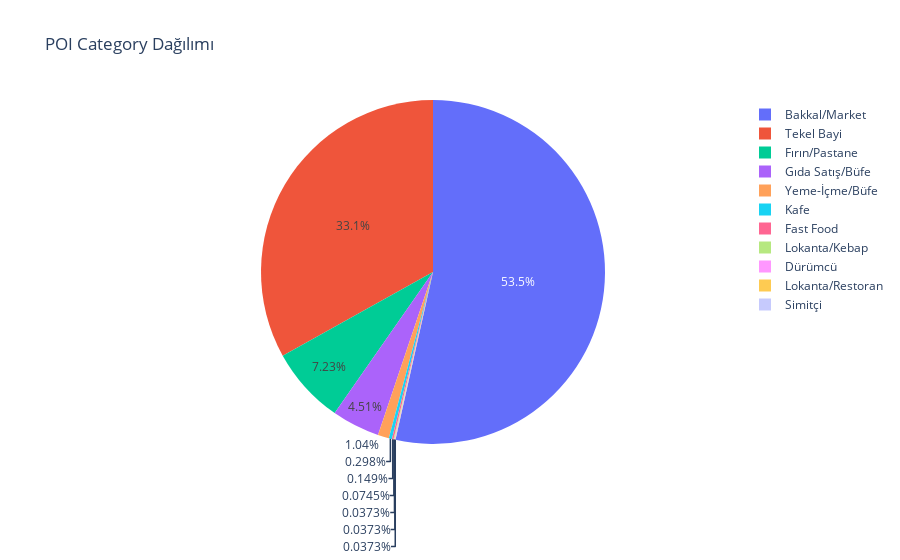

The code cell stored with this chart in its notebook:
### Code cell
pie=cluster_0.groupby('poi_category').size().reset_index()
pie.columns=['poi_category','value']
px.pie(pie,values='value',names='poi_category', title='POI Category Dağılımı')

### Figure 1 — Plotly figure (JSON) as saved in the notebook; plotly's stock layout.template omitted (floating-point values rounded to 4 significant figures)
{"data": [{"domain": {"x": [0, 1], "y": [0, 1]}, "hovertemplate": "poi_category=%{label}<br>value=%{value}<extra></extra>", "labels": ["Bakkal/Market", "Dürümcü", "Fast Food", "Fırın/Pastane", "Gıda Satış/Büfe", "Kafe", "Lokanta/Kebap", "Lokanta/Restoran", "Simitçi", "Tekel Bayi", "Yeme-İçme/Büfe"], "legendgroup": "", "name": "", "showlegend": true, "type": "pie", "values": [654816, 456, 1824, 88464, 55176, 3648, 912, 456, 456, 404928, 12768]}], "layout": {"autosize": true, "legend": {"tracegroupgap": 0}, "title": {"text": "POI Category Dağılımı"}}}
